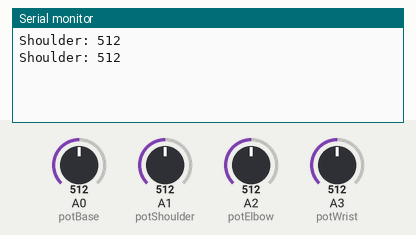
This sketch was run on a simulated Arduino Uno, built with avr-gcc and run on an emulated ATmega328P. Parts: the last lines printed to the serial monitor. Inputs (shaded band) come from the test bench; at power-on: A1 (potShoulder) = 512, A0 (potBase) = 512, A2 (potElbow) = 512, A3 (potWrist) = 512.

Above: at 1.8 s.
1.9 s: A1 (potShoulder) set to 716
At 2.8 s:
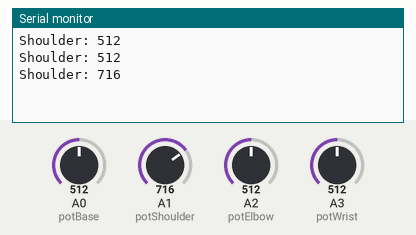
3.4 s: A1 (potShoulder) set to 992
At 4.8 s:
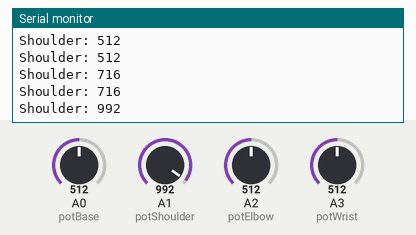
Timing chart, 0 to 6.4 s (numbered marks = the images above; inputs shaded):
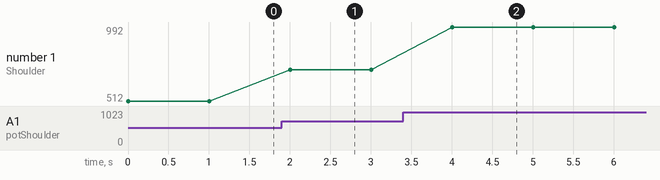

Measured:
- after the input at 1.9 s, the serial monitor: prints a new line after 0.10 s (image 1)
- after the input at 3.4 s, the serial monitor: prints a new line after 0.60 s (image 2)
- plotted number 1: 512 → 716 after the input at 1.9 s, 716 → 992 after the input at 3.4 s

The sketch:

Prototype_Code.ino
```cpp
#include <Wire.h>
#include <Adafruit_PWMServoDriver.h>

// Code For Prototype Robot Arm

// Potentiometer Analog Pins
int potBase = A0;
int potShoulder = A1;
int potElbow = A2;
int potWrist = A3;

// Potentiometer Value Storage
int potBaseVal = 0;
int potShoulderVal = 0;
int potElbowVal = 0;
int potWristVal = 0;

void setup() {
  Serial.begin(9600);
}


// Main
void loop() {
  // Reads potentiometer value at the input pin
potBaseVal = analogRead(potBase);
potShoulderVal = analogRead(potShoulder);
potElbowVal = analogRead(potElbow);
potWristVal = analogRead(potWrist);

//Serial.print("Base: ");
//Serial.println(potBaseVal);

Serial.print("Shoulder: ");
Serial.println(potShoulderVal);

//Serial.print("Elbow: ");
//Serial.println(potElbowVal);

//Serial.print("Wrist: ");
//Serial.println(potWristVal);
delay(1000);
}
```
